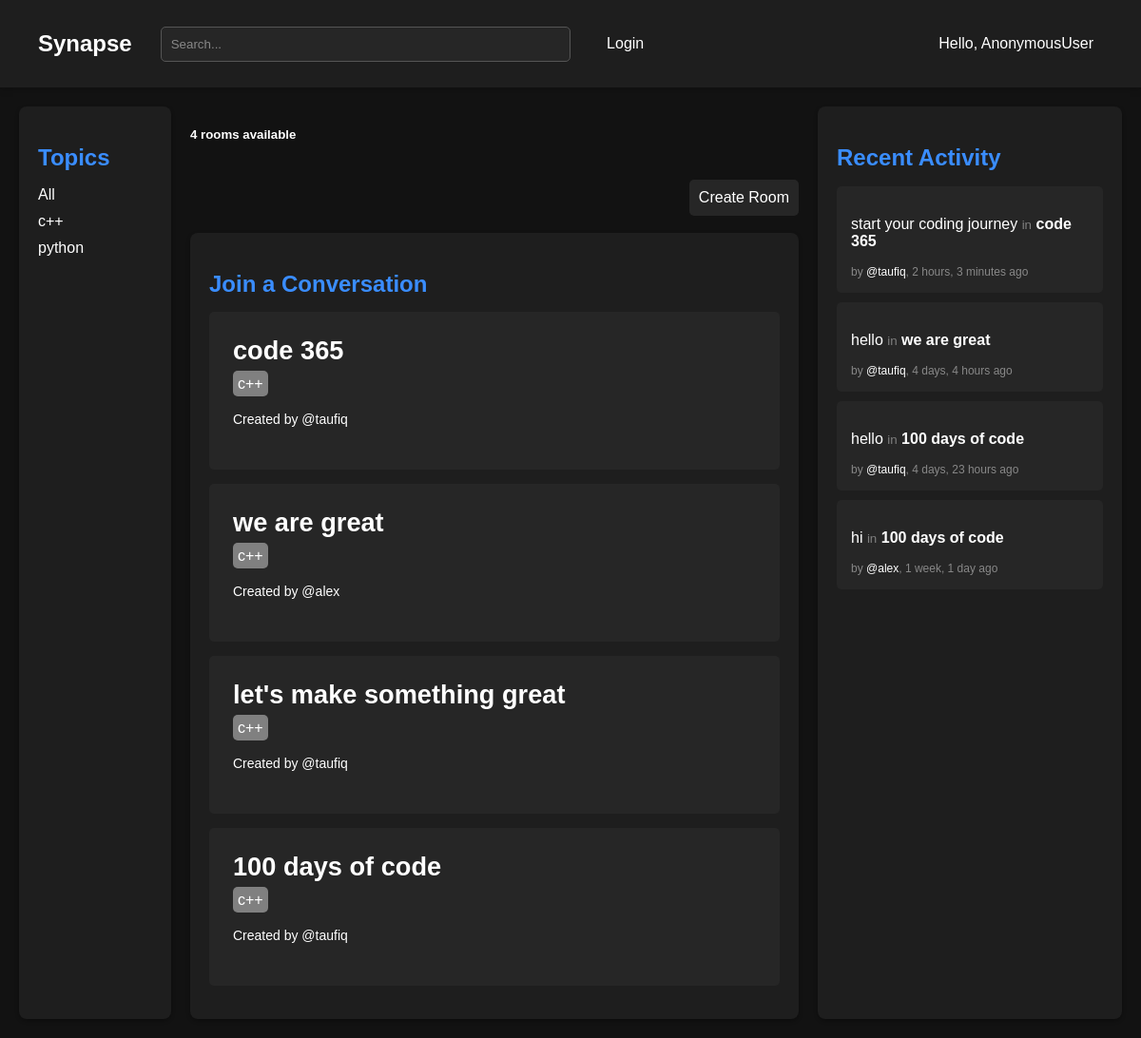
The app's page /?q=c++ with its own data.
### base/models.py (models this page shows)
class Topic(models.Model):
    name = models.CharField(max_length=200)
    def __str__(self):
        return self.name

class Room(models.Model):
    host = models.ForeignKey(User, on_delete=models.SET_NULL, null=True)
    name = models.CharField(max_length=200)
    participants = models.ManyToManyField(User,related_name='participants')
    description = models.TextField(null=True, blank=True)
    topic = models.ForeignKey(Topic, on_delete=models.SET_NULL, null=True)
    updated = models.DateTimeField(auto_now= True)
    created = models.DateTimeField(auto_now_add= True)
    class Meta:
        ordering = ['-updated', 'created']
    def __str__ (self):
        return self.name

class Message(models.Model):
    user = models.ForeignKey(User, on_delete=models.CASCADE)
    body = models.TextField()
    room = models.ForeignKey(Room, related_name='messages', on_delete=models.CASCADE)
    updated = models.DateTimeField(auto_now= True)
    created = models.DateTimeField(auto_now_add= True)
    class Meta:
        ordering = ['-updated', 'created']
    def __str__ (self):
        return self.body[0:50]

### base/views.py (the view)
# urls.py: 2. Add a URL to urlpatterns:  path('', views.home, name='home')
def home(request):
    q = request.GET.get('q') if request.GET.get('q') != None else ""
    rooms = Room.objects.filter(Q(topic__name__icontains=q) | Q(name__icontains=q) | Q(description__icontains=q))
    topics = Topic.objects.all()
    rooms_count = rooms.count()
    room_messages = Message.objects.filter(Q(room__topic__name__icontains=q))
    return render(request, 'base/home.html', {'rooms' : rooms, 'topics': topics,'rooms_count':rooms_count, 'room_messages': room_messages})

### base/templates/base/home.html
{% extends 'main.html' %}
{% block content %}
<div class="dashboard">
       {% include 'base/topics_component.html' %}
    <div>
        <div>
            <h5>{{rooms_count}} rooms available</h5>
        </div>
        <br/>
        <div class="create-room">
            <div style=" padding: 10px; background-color: #262626; border-radius: 5px;">
                <a href="{% url 'create-room' %}">Create Room</a>
            </div>
        </div>
        <br/>
        {% include 'base/feed_component.html' %}
    </div>
      {% include 'base/activity_component.html' %}
</div>
{% endblock %}

### base/templates/base/topics_component.html
  <div class="column topics">
    <h2>Topics</h2>
    <ul>
      <li  style="margin-bottom: 10px;"><a href="{% url 'home' %}">All</a></li>
      {% for topic in topics %}
      <div>
        <li style="margin-bottom: 10px;"><a href="{% url 'home' %}?q={{topic.name|urlencode }}"
          >{{topic.name}}</a
        ></li>
      </div>
      {% endfor %}
    </ul>
  </div>

### base/templates/base/feed_component.html (shortened to what this page needs)
<div class="column feeds">
  <h2>Join a Conversation</h2>
  {% for room in rooms %}
  <div class="feed-item">
    <div
      style="font-size: 1.7rem; font-weight: 700; padding-bottom: 10px"
      class="room-name"
    >
      <a href="{% url 'room' room.id %}">{{room.name}}</a>
    </div>
    <span style="background-color: gray; padding: 5px; border-radius: 5px;">{{room.topic}}</span>
    <div class="host-name">
      <a href="{% url 'user-profile' room.host.id %}"
        >Created by @{{room.host}}
      </a>
    </div>
  </div>
  {% endfor %}
</div>

### base/templates/base/activity_component.html (shortened to what this page needs)
<div class="column recent-activity">
  <h2>Recent Activity</h2>
  <ul>
    {% for message in room_messages %}
    <li class="activity-item">
      <p>{{message}} <small style="color: gray;">in</small> <strong>{{message.room}}</strong></p>
      <span class="activity-meta"
        >by
        <a href="{% url 'user-profile' message.user.id %}">@{{message.user}}</a
        >, {{message.created|timesince}} ago</span
      >
    </li>
    {% endfor %}
  </ul>
</div>

### static/styles/style.css (style rules this page uses)
body { margin: 0; font-family: 'Arial', sans-serif; background-color: #121212; color: #ffffff; }
a { text-decoration: none; color: white; }
.dashboard { display: grid; grid-template-columns: 1fr 4fr 2fr; gap: 20px; padding: 20px; }
.column { background-color: #1e1e1e; padding: 20px; border-radius: 8px; box-shadow: 0 2px 4px rgba(0, 0, 0, 0.3); }
h2 { color: #3a8dff; margin-bottom: 15px; }
.feed-item { background-color: #262626; padding: 25px; margin: 15px 0; border-radius: 5px; }
.host-name { font-size: 14px; margin: 10px 0px; padding: 10px 0px ; }
.room-name { font-size: 1.5rem; }
ul { list-style-type: none; padding: 0; }
.activity-item { background-color: #262626; padding: 15px; margin: 10px 0; border-radius: 5px; }
.activity-meta { display: block; font-size: 12px; color: #888888; margin-top: 5px; }
.create-room { width: 100%; display: flex; justify-content: flex-end; }

### records on screen
Topic: name "c++"
Topic: name "python"
Room: name "code 365", topic "c++", host "taufiq"
Room: name "we are great", topic "c++", host "alex"
Room: name "let's make something great", topic "c++", host "taufiq"
Room: name "100 days of code", topic "c++", host "taufiq"
Message: body "start your coding journey", room "code 365", user "taufiq", created "2 hours, 3 minutes"
Message: body "hello", room "we are great", user "taufiq", created "4 days, 4 hours"
Message: body "hello", room "100 days of code", user "taufiq", created "4 days, 23 hours"
Message: body "hi", room "100 days of code", user "alex", created "1 week, 1 day"

### other values on screen
{{ request.user }} "AnonymousUser"
{{ rooms_count }} "4"
